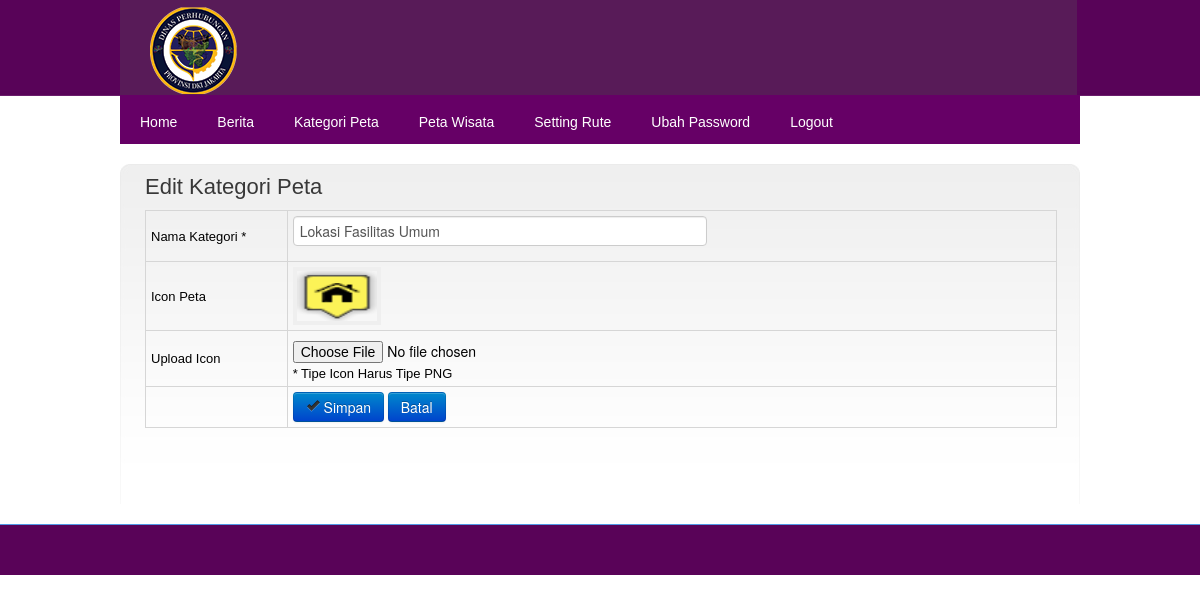
Screenshot of /?hal=update_kategori&id=44&action=edit (signed in) with the database file from the repository.
### tables this page shows
CREATE TABLE IF NOT EXISTS `kategori` (
  `id_kategori` int(5) NOT NULL AUTO_INCREMENT,
  `nama_kategori` varchar(50) NOT NULL,
  `jenis` varchar(100) NOT NULL DEFAULT '',
  `aktif` enum('Y','N') NOT NULL DEFAULT 'Y',
  PRIMARY KEY (`id_kategori`)
);

### includes/p_kategori_update.php (the view, shortened to what this page needs)
<?php
$link_list='?hal=data_kategori';
$link_update='?hal=update_kategori';
if(isset($_POST['save'])){
	$id=$_POST['id'];
	$action=$_POST['action'];
	$nama_kategori=$_POST['nama_kategori'];
	 	$lokasi_file    = $_FILES['fupload']['tmp_name'];
 	 	$tipe_file      = $_FILES['fupload']['type'];
  		$nama_file      = $_FILES['fupload']['name'];
	if(empty($nama_kategori)){
		$error='Masih ada beberapa kesalahan. Silahkan periksa lagi form di bawah ini.';
	}else{
		if($action=='add'){
				UploadIcon($nama_file);
				$q="insert into kategori(nama_kategori,jenis) values('".$nama_kategori."', '".$nama_file."')";
				mysqli_query($con,$q);
				exit("<script>location.href='".$link_list."';</script>");
		}
		if($action=='edit'){
			$q=mysqli_query($con,"select * from kategori where id_kategori='".$id."'");
			$h=mysqli_fetch_array($q);
			if (!empty($lokasi_file)){
  				UploadIcon($nama_file);
				$q="update kategori set nama_kategori='".$nama_kategori."',jenis='".$nama_file."' where id_kategori='".$id."'";
				mysqli_query($con,$q);
				exit("<script>location.href='".$link_list."';</script>");
			}
			else{
		$q="update kategori set nama_kategori='".$nama_kategori."' where id_kategori='".$id."'";
				mysqli_query($con,$q);
				exit("<script>location.href='".$link_list."';</script>");
			}
		}
	}
}else{
	if(empty($_GET['action'])){$action='add';}else{$action=$_GET['action'];}
	if($action=='edit'){
		$id=$_GET['id'];
		$q=mysqli_query($con,"select * from kategori where id_kategori='".$id."'");
		$h=mysqli_fetch_array($q);
		$nama_kategori=$h['nama_kategori'];
	}
}
?>
<?php
if($_GET['action'] == 'edit'){
$cetak='Edit';
}
else{
$cetak='Tambah';
}
?>
<h3 class="p2"><?php echo $cetak ?> Kategori Peta</h3>
<form action="<?php echo $link_update;?>" name="" method="post" enctype="multipart/form-data">
<table width="100%" border="0" cellspacing="4" cellpadding="4" class="tabel_reg">
  <tr>
	<td width="153">Nama Kategori <span class="required">*</span> </td>
	<td width="852"><input name="nama_kategori" type="text" size="50" value="<?php echo $nama_kategori;?>" class="m-wrap large" style="width: 400px;"></td>
  </tr>
  <?php
  if($_GET['action'] == 'edit'){
  ?>
  <tr>
    <td>Icon Peta</td>
    <td><img src=icon/<?php echo $h[jenis];?> width=80px height=50px ></td>
  </tr>
  <?php } ?>
  <tr>
    <td>Upload Icon</td>
    <td><input type=file name='fupload' size=40>
                                          <br>
      * Tipe Icon Harus Tipe PNG</td>
  </tr>
  <tr>
	<td></td>
	<td>
	<button type="submit" name="save" class="btn blue"><i class="icon-ok"></i> Simpan</button>
	<button type="button" name="cancel" class="btn" onClick="location.href='<?php echo $link_list;?>'">Batal</button>	</td>
  </tr>
</table>
</form>

### css/style.css (style rules this page uses)
body { font-family: Arial, Helvetica, sans-serif; font-size: 13px; background: #ffffff top repeat-x url('../images/bg.jpg'); color: #000000; margin: 0; padding: 0; }
h3 { color: #383838; font-size: 22px; }
i, em { font-style: italic; }
#content img { border: 4px #EFEFEF solid; }
#content table { width: 100%; border-collapse: collapse; margin-top: 10px; }
#content table tr td { padding: 5px; text-align: left; border: 1px #d6d6d6 solid; }

### rows the page displays
kategori: nama_kategori "Lokasi Fasilitas Umum", jenis (picture)

### other values shown
$cetak "Edit"
